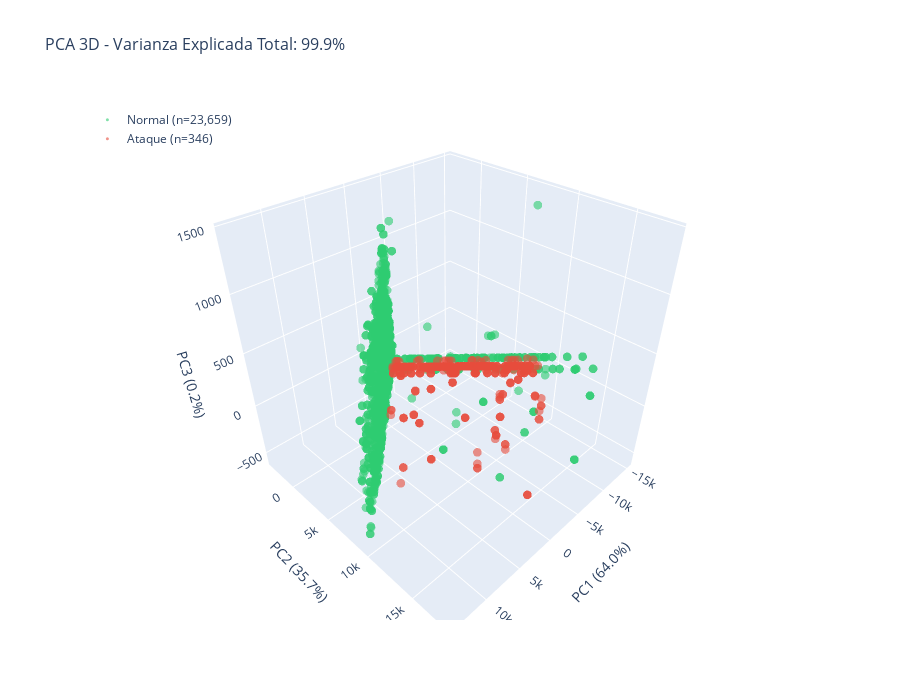

Notebook code cell kept with this figure:
### Code cell
# PCA 3D interactivo
pca_3d = PCA(n_components=3, random_state=RANDOM_STATE)
X_pca_3d = pca_3d.fit_transform(X_scaled)

fig = go.Figure()

for label_val, color, name in zip([0, 1], [COLORS['normal'], COLORS['attack']], ['Normal', 'Ataque']):
    mask = labels == label_val
    fig.add_trace(go.Scatter3d(
        x=X_pca_3d[mask, 0],
        y=X_pca_3d[mask, 1],
        z=X_pca_3d[mask, 2],
        mode='markers',
        name=f'{name} (n={mask.sum():,})',
        marker=dict(size=3, color=color, opacity=0.6),
        hovertemplate='PC1: %{x:.2f}<br>PC2: %{y:.2f}<br>PC3: %{z:.2f}<extra></extra>'
    ))

total_var = sum(pca_3d.explained_variance_ratio_)
fig.update_layout(
    title=dict(text=f'PCA 3D - Varianza Explicada Total: {total_var:.1%}', font=dict(size=16)),
    scene=dict(
        xaxis_title=f'PC1 ({pca_3d.explained_variance_ratio_[0]:.1%})',
        yaxis_title=f'PC2 ({pca_3d.explained_variance_ratio_[1]:.1%})',
        zaxis_title=f'PC3 ({pca_3d.explained_variance_ratio_[2]:.1%})',
        bgcolor='white'
    ),
    width=900, height=700,
    legend=dict(yanchor="top", y=0.99, xanchor="left", x=0.01)
)
fig.show()

### Figure 1 — Plotly figure (JSON) as saved in the notebook; plotly's stock layout.template omitted (floating-point values rounded to 4 significant figures; data arrays with more than 128 entries replaced by an {"elided": "..."} marker saying what was removed)
{"data": [{"hovertemplate": "PC1: %{x:.2f}<br>PC2: %{y:.2f}<br>PC3: %{z:.2f}<extra></extra>", "marker": {"color": "#2ecc71", "opacity": 0.6, "size": 3}, "mode": "markers", "name": "Normal (n=23,659)", "type": "scatter3d", "x": {"elided": "23659 float values"}, "y": {"elided": "23659 float values"}, "z": {"elided": "23659 float values"}}, {"hovertemplate": "PC1: %{x:.2f}<br>PC2: %{y:.2f}<br>PC3: %{z:.2f}<extra></extra>", "marker": {"color": "#e74c3c", "opacity": 0.6, "size": 3}, "mode": "markers", "name": "Ataque (n=346)", "type": "scatter3d", "x": {"elided": "346 float values"}, "y": {"elided": "346 float values"}, "z": {"elided": "346 float values"}}], "layout": {"height": 700, "legend": {"x": 0.01, "xanchor": "left", "y": 0.99, "yanchor": "top"}, "scene": {"bgcolor": "white", "xaxis": {"title": {"text": "PC1 (64.0%)"}}, "yaxis": {"title": {"text": "PC2 (35.7%)"}}, "zaxis": {"title": {"text": "PC3 (0.2%)"}}}, "title": {"font": {"size": 16}, "text": "PCA 3D - Varianza Explicada Total: 99.9%"}, "width": 900}}
